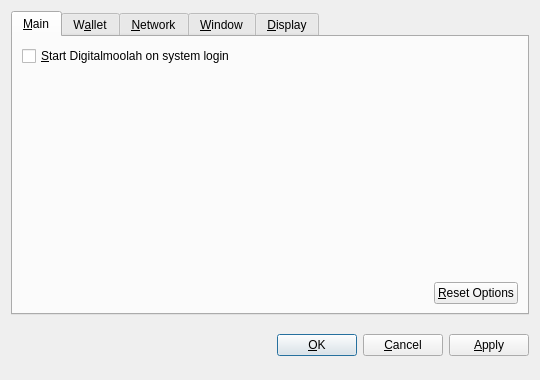
<?xml version="1.0" encoding="UTF-8"?>
<ui version="4.0">
 <class>OptionsDialog</class>
 <widget class="QDialog" name="OptionsDialog">
  <property name="geometry">
   <rect>
    <x>0</x>
    <y>0</y>
    <width>540</width>
    <height>380</height>
   </rect>
  </property>
  <property name="windowTitle">
   <string>Options</string>
  </property>
  <property name="modal">
   <bool>true</bool>
  </property>
  <layout class="QVBoxLayout" name="verticalLayout">
   <item>
    <widget class="QTabWidget" name="tabWidget">
     <property name="tabPosition">
      <enum>QTabWidget::North</enum>
     </property>
     <property name="currentIndex">
      <number>0</number>
     </property>
     <widget class="QWidget" name="tabMain">
      <attribute name="title">
       <string>&amp;Main</string>
      </attribute>
      <layout class="QVBoxLayout" name="verticalLayout_Main">
       <item>
        <widget class="QCheckBox" name="bitcoinAtStartup">
         <property name="toolTip">
          <string>Automatically start Digitalmoolah after logging in to the system.</string>
         </property>
         <property name="text">
          <string>&amp;Start Digitalmoolah on system login</string>
         </property>
        </widget>
       </item>
       <item>
        <spacer name="verticalSpacer_Main">
         <property name="orientation">
          <enum>Qt::Vertical</enum>
         </property>
         <property name="sizeHint" stdset="0">
          <size>
           <width>20</width>
           <height>40</height>
          </size>
         </property>
        </spacer>
       </item>
       <item>
        <layout class="QHBoxLayout" name="horizontalLayout_2_Main">
         <item>
          <spacer name="horizontalSpacer_2_Main">
           <property name="orientation">
            <enum>Qt::Horizontal</enum>
           </property>
           <property name="sizeHint" stdset="0">
            <size>
             <width>40</width>
             <height>20</height>
            </size>
           </property>
          </spacer>
         </item>
         <item>
          <widget class="QPushButton" name="resetButton">
           <property name="toolTip">
            <string>Reset all client options to default.</string>
           </property>
           <property name="text">
            <string>&amp;Reset Options</string>
           </property>
           <property name="autoDefault">
            <bool>false</bool>
           </property>
          </widget>
         </item>
        </layout>
       </item>
      </layout>
     </widget>
     <widget class="QWidget" name="tabWallet">
      <attribute name="title">
       <string>W&amp;allet</string>
      </attribute>
      <layout class="QVBoxLayout" name="verticalLayout_Network">
       <item>
        <widget class="QLabel" name="transactionFeeInfoLabel">
         <property name="text">
          <string>Optional transaction fee per kB that helps make sure your transactions are processed quickly. Most transactions are 1 kB.</string>
         </property>
         <property name="textFormat">
          <enum>Qt::PlainText</enum>
         </property>
         <property name="wordWrap">
          <bool>true</bool>
         </property>
        </widget>
       </item>
       <item>
        <layout class="QHBoxLayout" name="horizontalLayout_1_Main">
         <item>
          <widget class="QLabel" name="transactionFeeLabel">
           <property name="text">
            <string>Pay transaction &amp;fee</string>
           </property>
           <property name="textFormat">
            <enum>Qt::PlainText</enum>
           </property>
           <property name="buddy">
            <cstring>transactionFee</cstring>
           </property>
          </widget>
         </item>
         <item>
          <widget class="BitcoinAmountField" name="transactionFee"/>
         </item>
         <item>
          <spacer name="horizontalSpacer_1_Main">
           <property name="orientation">
            <enum>Qt::Horizontal</enum>
           </property>
           <property name="sizeHint" stdset="0">
            <size>
             <width>40</width>
             <height>20</height>
            </size>
           </property>
          </spacer>
         </item>
        </layout>
       </item>
       <item>
        <widget class="QLabel" name="label">
         <property name="text">
          <string>If you disable the spending of unconfirmed change, the change from a transaction cannot be used until that transaction has at least one confirmation. This also affects how your balance is computed.</string>
         </property>
         <property name="wordWrap">
          <bool>true</bool>
         </property>
        </widget>
       </item>
       <item>
        <widget class="QCheckBox" name="spendZeroConfChange">
         <property name="text">
          <string>Spend unconfirmed change  (experts only)</string>
         </property>
        </widget>
       </item>
       <item>
        <spacer name="verticalSpacer">
         <property name="orientation">
          <enum>Qt::Vertical</enum>
         </property>
         <property name="sizeHint" stdset="0">
          <size>
           <width>20</width>
           <height>40</height>
          </size>
         </property>
        </spacer>
       </item>
      </layout>
     </widget>
     <widget class="QWidget" name="tabNetwork">
      <attribute name="title">
       <string>&amp;Network</string>
      </attribute>
      <layout class="QVBoxLayout" name="verticalLayout_Network">
       <item>
        <widget class="QCheckBox" name="mapPortUpnp">
         <property name="toolTip">
          <string>Automatically open the Digitalmoolah client port on the router. This only works when your router supports UPnP and it is enabled.</string>
         </property>
         <property name="text">
          <string>Map port using &amp;UPnP</string>
         </property>
        </widget>
       </item>
       <item>
        <widget class="QCheckBox" name="connectSocks">
         <property name="toolTip">
          <string>Connect to the Digitalmoolah network through a SOCKS proxy (e.g. when connecting through Tor).</string>
         </property>
         <property name="text">
          <string>&amp;Connect through SOCKS proxy:</string>
         </property>
        </widget>
       </item>
       <item>
        <layout class="QHBoxLayout" name="horizontalLayout_Network">
         <item>
          <widget class="QLabel" name="proxyIpLabel">
           <property name="text">
            <string>Proxy &amp;IP:</string>
           </property>
           <property name="textFormat">
            <enum>Qt::PlainText</enum>
           </property>
           <property name="buddy">
            <cstring>proxyIp</cstring>
           </property>
          </widget>
         </item>
         <item>
          <widget class="QValidatedLineEdit" name="proxyIp">
           <property name="maximumSize">
            <size>
             <width>140</width>
             <height>16777215</height>
            </size>
           </property>
           <property name="toolTip">
            <string>IP address of the proxy (e.g. 127.0.0.1)</string>
           </property>
          </widget>
         </item>
         <item>
          <widget class="QLabel" name="proxyPortLabel">
           <property name="text">
            <string>&amp;Port:</string>
           </property>
           <property name="textFormat">
            <enum>Qt::PlainText</enum>
           </property>
           <property name="buddy">
            <cstring>proxyPort</cstring>
           </property>
          </widget>
         </item>
         <item>
          <widget class="QLineEdit" name="proxyPort">
           <property name="maximumSize">
            <size>
             <width>55</width>
             <height>16777215</height>
            </size>
           </property>
           <property name="toolTip">
            <string>Port of the proxy (e.g. 9050)</string>
           </property>
          </widget>
         </item>
         <item>
          <widget class="QLabel" name="socksVersionLabel">
           <property name="text">
            <string>SOCKS &amp;Version:</string>
           </property>
           <property name="textFormat">
            <enum>Qt::PlainText</enum>
           </property>
           <property name="buddy">
            <cstring>socksVersion</cstring>
           </property>
          </widget>
         </item>
         <item>
          <widget class="QValueComboBox" name="socksVersion">
           <property name="toolTip">
            <string>SOCKS version of the proxy (e.g. 5)</string>
           </property>
          </widget>
         </item>
         <item>
          <spacer name="horizontalSpacer_Network">
           <property name="orientation">
            <enum>Qt::Horizontal</enum>
           </property>
           <property name="sizeHint" stdset="0">
            <size>
             <width>40</width>
             <height>20</height>
            </size>
           </property>
          </spacer>
         </item>
        </layout>
       </item>
       <item>
        <spacer name="verticalSpacer_Network">
         <property name="orientation">
          <enum>Qt::Vertical</enum>
         </property>
         <property name="sizeHint" stdset="0">
          <size>
           <width>20</width>
           <height>40</height>
          </size>
         </property>
        </spacer>
       </item>
      </layout>
     </widget>
     <widget class="QWidget" name="tabWindow">
      <attribute name="title">
       <string>&amp;Window</string>
      </attribute>
      <layout class="QVBoxLayout" name="verticalLayout_Window">
       <item>
        <widget class="QCheckBox" name="minimizeToTray">
         <property name="toolTip">
          <string>Show only a tray icon after minimizing the window.</string>
         </property>
         <property name="text">
          <string>&amp;Minimize to the tray instead of the taskbar</string>
         </property>
        </widget>
       </item>
       <item>
        <widget class="QCheckBox" name="minimizeOnClose">
         <property name="toolTip">
          <string>Minimize instead of exit the application when the window is closed. When this option is enabled, the application will be closed only after selecting Quit in the menu.</string>
         </property>
         <property name="text">
          <string>M&amp;inimize on close</string>
         </property>
        </widget>
       </item>
       <item>
        <spacer name="verticalSpacer_Window">
         <property name="orientation">
          <enum>Qt::Vertical</enum>
         </property>
         <property name="sizeHint" stdset="0">
          <size>
           <width>20</width>
           <height>40</height>
          </size>
         </property>
        </spacer>
       </item>
      </layout>
     </widget>
     <widget class="QWidget" name="tabDisplay">
      <attribute name="title">
       <string>&amp;Display</string>
      </attribute>
      <layout class="QVBoxLayout" name="verticalLayout_Display">
       <item>
        <layout class="QHBoxLayout" name="horizontalLayout_1_Display">
         <item>
          <widget class="QLabel" name="langLabel">
           <property name="text">
            <string>User Interface &amp;language:</string>
           </property>
           <property name="textFormat">
            <enum>Qt::PlainText</enum>
           </property>
           <property name="buddy">
            <cstring>lang</cstring>
           </property>
          </widget>
         </item>
         <item>
          <widget class="QValueComboBox" name="lang">
           <property name="toolTip">
            <string>The user interface language can be set here. This setting will take effect after restarting Digitalmoolah.</string>
           </property>
          </widget>
         </item>
        </layout>
       </item>
       <item>
        <layout class="QHBoxLayout" name="horizontalLayout_2_Display">
         <item>
          <widget class="QLabel" name="unitLabel">
           <property name="text">
            <string>&amp;Unit to show amounts in:</string>
           </property>
           <property name="textFormat">
            <enum>Qt::PlainText</enum>
           </property>
           <property name="buddy">
            <cstring>unit</cstring>
           </property>
          </widget>
         </item>
         <item>
          <widget class="QValueComboBox" name="unit">
           <property name="toolTip">
            <string>Choose the default subdivision unit to show in the interface and when sending coins.</string>
           </property>
          </widget>
         </item>
        </layout>
       </item>
       <item>
        <widget class="QCheckBox" name="displayAddresses">
         <property name="toolTip">
          <string>Whether to show Digitalmoolah addresses in the transaction list or not.</string>
         </property>
         <property name="text">
          <string>&amp;Display addresses in transaction list</string>
         </property>
        </widget>
       </item>
       <item>
        <widget class="QCheckBox" name="coinControlFeatures">
         <property name="toolTip">
          <string>Whether to show coin control features or not.</string>
         </property>
         <property name="text">
          <string>Display coin &amp;control features (experts only!)</string>
         </property>
        </widget>
       </item>
       <item>
        <spacer name="verticalSpacer_Display">
         <property name="orientation">
          <enum>Qt::Vertical</enum>
         </property>
         <property name="sizeHint" stdset="0">
          <size>
           <width>20</width>
           <height>40</height>
          </size>
         </property>
        </spacer>
       </item>
      </layout>
     </widget>
    </widget>
   </item>
   <item>
    <layout class="QHBoxLayout" name="horizontalLayout_Buttons">
     <item>
      <spacer name="horizontalSpacer_1">
       <property name="orientation">
        <enum>Qt::Horizontal</enum>
       </property>
       <property name="sizeHint" stdset="0">
        <size>
         <width>40</width>
         <height>48</height>
        </size>
       </property>
      </spacer>
     </item>
     <item>
      <widget class="QLabel" name="statusLabel">
       <property name="font">
        <font>
         <weight>75</weight>
         <bold>true</bold>
        </font>
       </property>
       <property name="text">
        <string/>
       </property>
       <property name="textFormat">
        <enum>Qt::PlainText</enum>
       </property>
       <property name="wordWrap">
        <bool>true</bool>
       </property>
      </widget>
     </item>
     <item>
      <spacer name="horizontalSpacer_2">
       <property name="orientation">
        <enum>Qt::Horizontal</enum>
       </property>
       <property name="sizeHint" stdset="0">
        <size>
         <width>40</width>
         <height>48</height>
        </size>
       </property>
      </spacer>
     </item>
     <item>
      <widget class="QPushButton" name="okButton">
       <property name="text">
        <string>&amp;OK</string>
       </property>
      </widget>
     </item>
     <item>
      <widget class="QPushButton" name="cancelButton">
       <property name="text">
        <string>&amp;Cancel</string>
       </property>
       <property name="autoDefault">
        <bool>false</bool>
       </property>
      </widget>
     </item>
     <item>
      <widget class="QPushButton" name="applyButton">
       <property name="text">
        <string>&amp;Apply</string>
       </property>
       <property name="autoDefault">
        <bool>false</bool>
       </property>
      </widget>
     </item>
    </layout>
   </item>
  </layout>
 </widget>
 <customwidgets>
  <customwidget>
   <class>BitcoinAmountField</class>
   <extends>QSpinBox</extends>
   <header>bitcoinamountfield.h</header>
  </customwidget>
  <customwidget>
   <class>QValueComboBox</class>
   <extends>QComboBox</extends>
   <header>qvaluecombobox.h</header>
  </customwidget>
  <customwidget>
   <class>QValidatedLineEdit</class>
   <extends>QLineEdit</extends>
   <header>qvalidatedlineedit.h</header>
  </customwidget>
 </customwidgets>
 <resources/>
 <connections/>
</ui>
